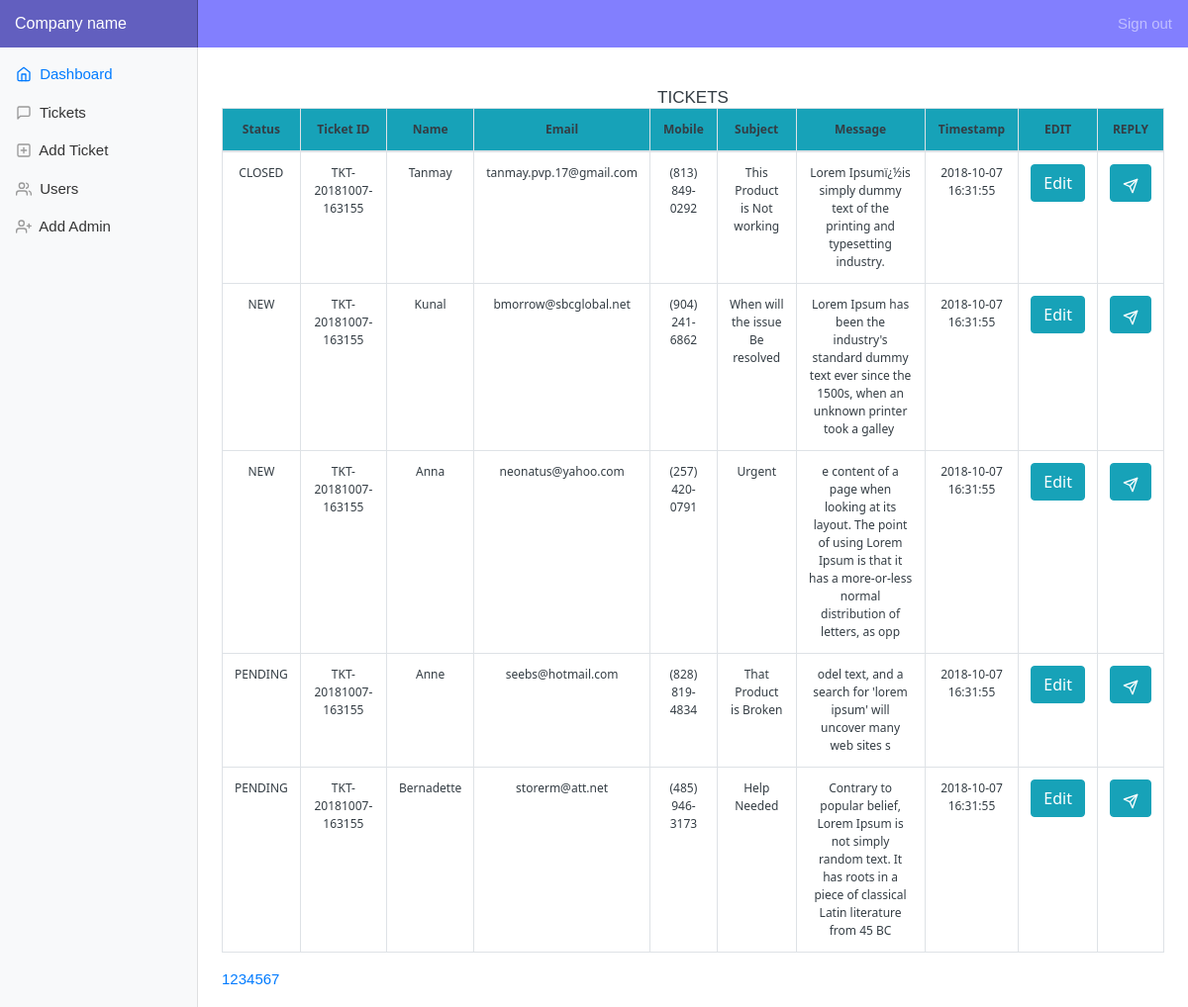
Screenshot of /admin/view-tickets.php (signed in) with the database file from the repository.
### tables this page shows
CREATE TABLE `tickets` (
  `id` int(11) NOT NULL,
  `tkt_id` varchar(100) NOT NULL,
  `Name` varchar(100) NOT NULL,
  `Email` varchar(50) NOT NULL,
  `Mobile` varchar(30) NOT NULL,
  `Subject` varchar(200) NOT NULL,
  `Message` text NOT NULL,
  `Status` varchar(20) NOT NULL DEFAULT 'NEW',
  `Timestamp` timestamp NOT NULL DEFAULT CURRENT_TIMESTAMP
);

### admin/view-tickets.php (the view, shortened to what this page needs)
<!doctype html>
<html lang="en">
  <head>
    <link href="../css/bootstrap.min.css" rel="stylesheet">
    <link href="../css/dashboard.css" rel="stylesheet">
    <link rel="stylesheet" href="../css/styletest.css">
    <link rel="stylesheet" href="https://cdn.datatables.net/1.10.18/css/dataTables.bootstrap.min.css" />
    <link rel="stylesheet" href="../dist/simplePagination.css" />
  </head>
  <body>
    <nav class="navbar navbar-dark sticky-top bg-dark flex-md-nowrap p-0">
      <a class="navbar-brand col-sm-3 col-md-2 mr-0" href="#">Company name</a>
      <ul class="navbar-nav px-3">
        <li class="nav-item text-nowrap">
          <a class="nav-link" href="../db/logout.php">Sign out</a>
        </li>
      </ul>
    </nav>
    <div class="container-fluid">
      <div class="row">
        <nav class="col-md-2 d-none d-md-block bg-light sidebar">
         <?php include "sidebar-nav.php"; ?>
        </nav>
        <main role="main" class="col-md-9 ml-sm-auto col-lg-10 pt-3 px-4">
          <h1 class="display-6">Tickets</h1>
                    <?php
                        require "../db/connect.php";
                        $limit = 5;
                        if (isset($_GET["page"])) { $page  = $_GET["page"]; } else { $page=1; };
                        $start_from = ($page-1) * $limit;
                        $sql = "SELECT * FROM tickets ORDER BY id ASC LIMIT $start_from, $limit";
                        $statement = $connection->prepare($sql);
                        $statement->execute();
                        $people = $statement->fetchAll(PDO::FETCH_OBJ);
                    ?>
            <table class="table table-bordered">
		<thead>
			<tr class="bg-info text-center" >
				<th>Status</th>
				<th>Ticket ID</th>
				<th>Name</th>
				<th>Email</th>
				<th>Mobile</th>
        <th>Subject</th>
        <th>Message</th>
        <th>Timestamp</th>
        <th>EDIT</th>
        <th>REPLY</th>
			</tr>
		</thead>
		<tbody>
            <?php foreach($people as $person): ?>
            <tr class="text-center">
                <td><?= $person->Status; ?></td>
                <td><?= $person->tkt_id; ?></td>
                <td><?= $person->Name; ?></td>
                <td><?= $person->Email; ?></td>
                <td><?= $person->Mobile; ?></td>
                <td><?= $person->Subject; ?></td>
                <td><?= $person->Message; ?></td>
                <td><?= $person->Timestamp; ?></td>
                <td>
                <a href="edit-ticket.php?id=<?= $person->id ?>" class="btn btn-info">Edit</a>
                </td>
                <td>
                <a href="reply.php?id=<?= $person->id ?>" class="btn btn-info"><span data-feather="send"></span></a>
                </td>
            </tr>
            <?php endforeach; ?>
		</tbody>
	</table>
    <?php
        $sql = "SELECT COUNT(id) FROM tickets";
        $statement2 = $connection->prepare($sql);
        $statement2->execute();
        $results = $statement2->fetch(PDO::FETCH_BOTH);
        $total_records = $results[0];
        $total_pages = ceil($total_records / $limit);
        $pagLink = "<nav><ul class='pagination'>";
        for ($i=1; $i<=$total_pages; $i++) {
                    $pagLink .= "<li><a href='view-tickets.php?page=".$i."'>".$i."</a></li>";
        };
        echo $pagLink . "</ul></nav>";
?>
          </div>
      </div>
  </body>
</html>

### admin/sidebar-nav.php
<div class="sidebar-sticky">
            <ul class="nav flex-column">
              <li class="nav-item">
                <a class="nav-link active" href="dashboard.php">
                  <span data-feather="home"></span>
                  Dashboard <span class="sr-only">(current)</span>
                </a>
              </li>
              <li class="nav-item">
                <a class="nav-link" href="view-tickets.php">
                  <span data-feather="message-square"></span>
                  Tickets
                </a>
              </li>
              <li class="nav-item">
                <a class="nav-link" href="add-ticket.php">
                  <span data-feather="plus-square"></span>
                  Add Ticket
                </a>
              </li>
              <li class="nav-item">
                <a class="nav-link" href="view-admin.php">
                  <span data-feather="users"></span>
                  Users
                </a>
              </li>
              <li class="nav-item">
                <a class="nav-link" href="add-admin.php">
                  <span data-feather="user-plus"></span>
                  Add Admin
                </a>
              </li>
            </ul>
</div>

### css/dashboard.css (style rules this page uses)
body { font-size: .875rem; }
.feather { width: 16px; height: 16px; vertical-align: text-bottom; }
.sidebar { position: fixed; top: 0; bottom: 0; left: 0; z-index: 100; padding: 0; box-shadow: inset -1px 0 0 rgba(0, 0, 0, .1); }
.sidebar-sticky { position: -webkit-sticky; position: sticky; top: 48px; height: calc(100vh - 48px); padding-top: .5rem; overflow-x: hidden; overflow-y: auto; }
.sidebar .nav-link { font-weight: 500; color: #333; }
.sidebar .nav-link .feather { margin-right: 4px; color: #999; }
.sidebar .nav-link.active { color: #007bff; }
.sidebar .nav-link:hover .feather, .sidebar .nav-link.active .feather { color: inherit; }
.navbar-brand { padding-top: .75rem; padding-bottom: .75rem; font-size: 1rem; background-color: rgba(0, 0, 0, .25); box-shadow: inset -1px 0 0 rgba(0, 0, 0, .25); }

### css/styletest.css (style rules this page uses)
body { font-size: 15px; color: #343d44; font-family: "segoe-ui", "open-sans", tahoma, arial; padding: 0; margin: 0; }
table { margin: auto; font-family: "Lucida Sans Unicode", "Lucida Grande", "Segoe Ui"; font-size: 12px; }
h1 { margin: 25px auto 0; text-align: center; text-transform: uppercase; font-size: 17px; }
table td { transition: all .5s; }

### rows the page displays
tickets: Status "CLOSED", tkt "TKT-20181007-163155", Name "Tanmay", Email "tanmay.pvp.17@gmail.com", Mobile "(813) 849-0292", Subject "This Product is Not working", Message "Lorem Ipsumï¿½is simply dummy text of the printing and typesetting industry.", Timestamp "2018-10-07 16:31:55"
tickets: Status "NEW", tkt "TKT-20181007-163155", Name "Kunal", Email "bmorrow@sbcglobal.net", Mobile "(904) 241-6862", Subject "When will the issue Be resolved", Message "Lorem Ipsum has been the industry's standard dummy text ever since the 1500s, when an unknown printer took a galley", Timestamp "2018-10-07 16:31:55"
tickets: Status "NEW", tkt "TKT-20181007-163155", Name "Anna", Email "neonatus@yahoo.com", Mobile "(257) 420-0791", Subject "Urgent", Message "e content of a page when looking at its layout. The point of using Lorem Ipsum is that it has a more-or-less normal distribution of letters, as opp", Timestamp "2018-10-07 16:31:55"
tickets: Status "PENDING", tkt "TKT-20181007-163155", Name "Anne", Email "seebs@hotmail.com", Mobile "(828) 819-4834", Subject "That Product is Broken", Message "odel text, and a search for 'lorem ipsum' will uncover many web sites s", Timestamp "2018-10-07 16:31:55"
tickets: Status "PENDING", tkt "TKT-20181007-163155", Name "Bernadette", Email "storerm@att.net", Mobile "(485) 946-3173", Subject "Help Needed", Message "Contrary to popular belief, Lorem Ipsum is not simply random text. It has roots in a piece of classical Latin literature from 45 BC", Timestamp "2018-10-07 16:31:55"
